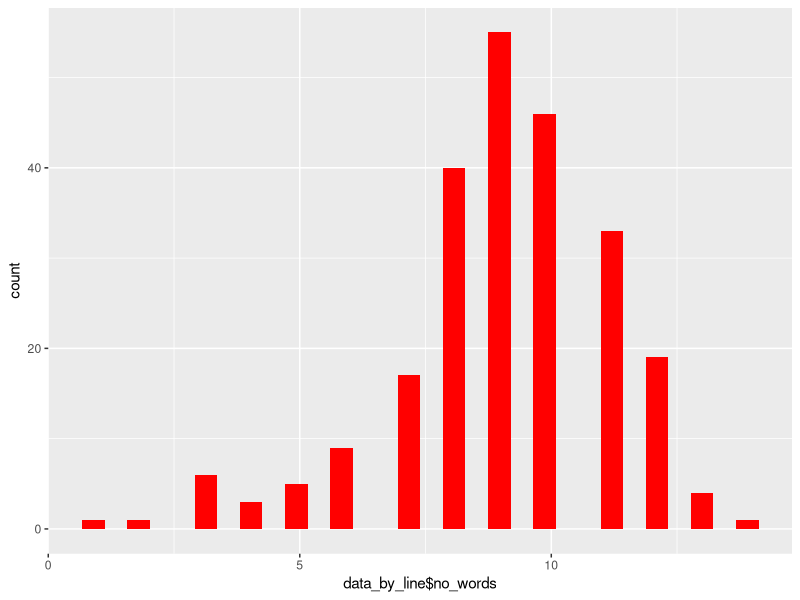
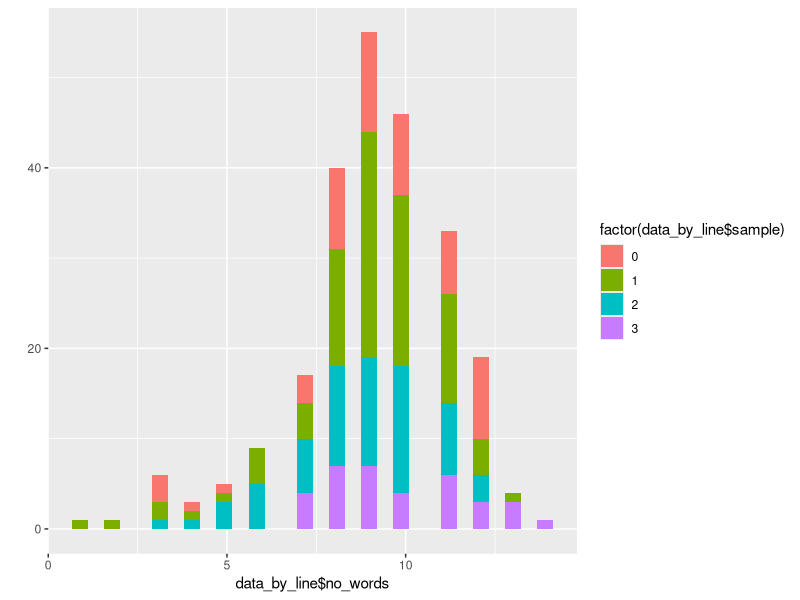
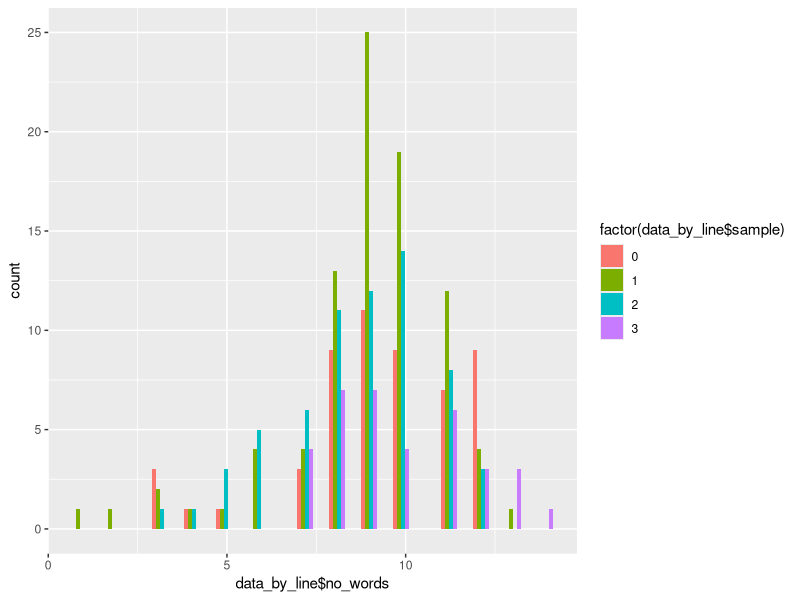
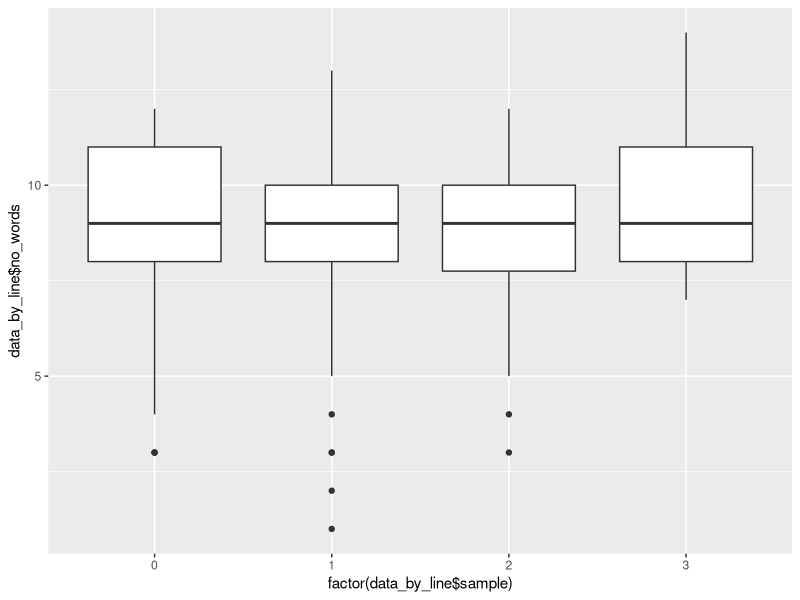
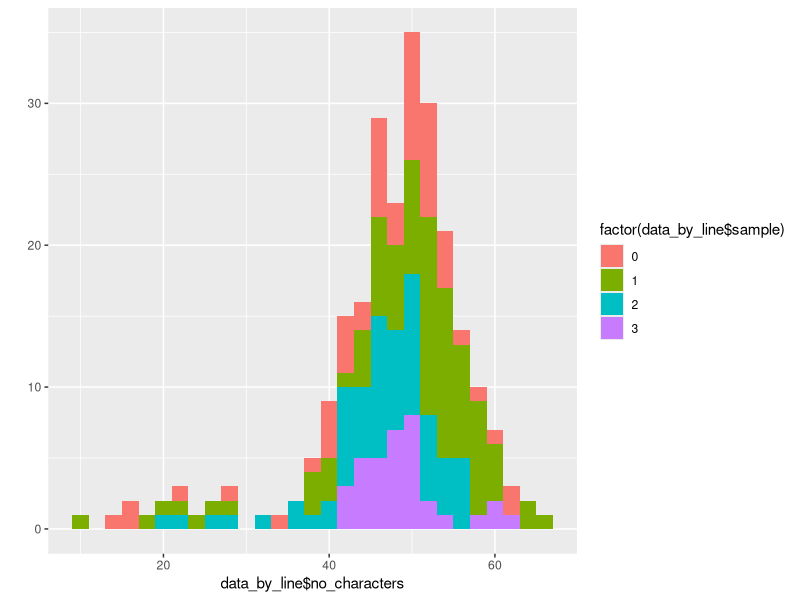
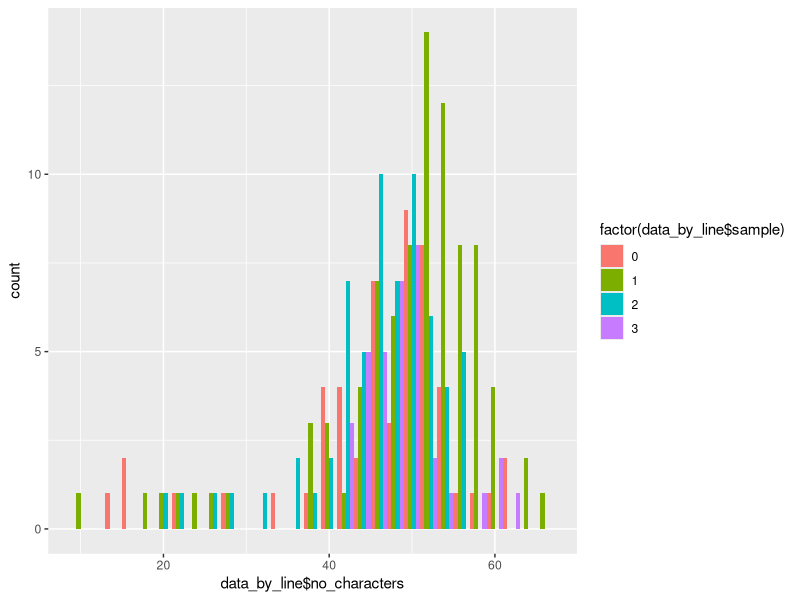
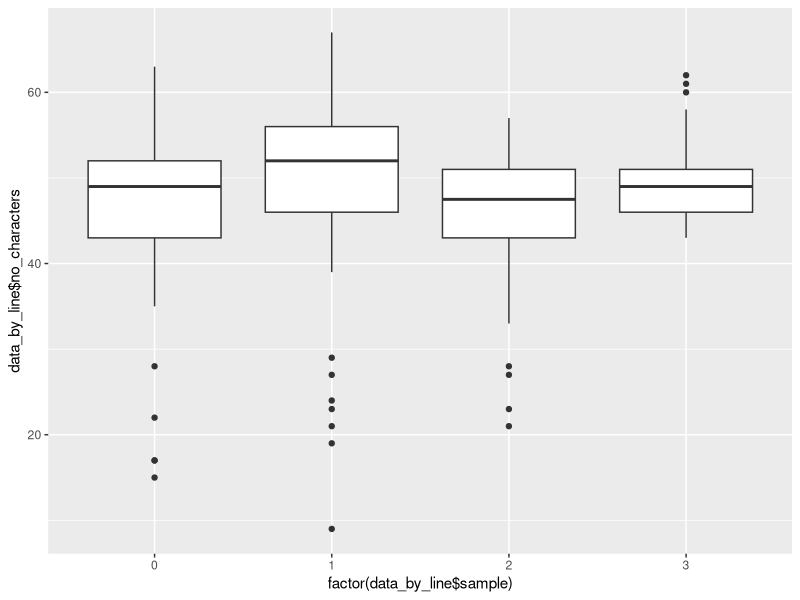
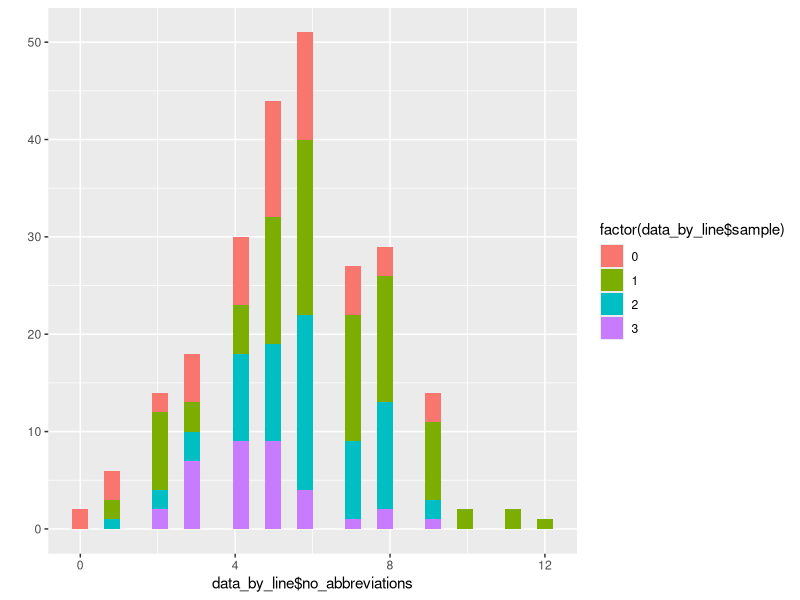

Source code (R) for these figures, in order:
# Balduin Landolt, 2019
# License: AGPL (see file `LICENSE-AGPL` in project root)


# set working directory
# setwd() # adjust to set working dir
getwd()

# load package
library(ggplot2)


# read data from file
page_overview = read.csv("../tmp_data/page_overview.csv")
head(page_overview)
data_by_line = read.csv("../tmp_data/data_by_line.csv")
head(data_by_line)


page_overview$s_fact = as.factor(page_overview$sample)
page_overview$abbreviations_per_word = page_overview$no_abbreviations/page_overview$no_words
page_overview$abbreviations_per_line = page_overview$no_abbreviations/page_overview$no_lines
page_overview$abbreviations_per_page = page_overview$no_abbreviations/page_overview$no_pages
page_overview$abbreviations_per_100chars = page_overview$no_abbreviations/page_overview$no_characters*1000
page_overview$lines_per_page = page_overview$no_lines/page_overview$no_pages
page_overview$chars_per_page = page_overview$no_characters/page_overview$no_pages
page_overview$chars_per_line = page_overview$no_characters/page_overview$no_lines



# plot words per line
ggplot(data_by_line, aes(data_by_line$no_words)) + geom_histogram(fill="red")
qplot(data_by_line$no_words, geom="histogram", fill=factor(data_by_line$sample))
ggplot(data_by_line, aes(data_by_line$no_words, fill=factor(data_by_line$sample))) + geom_histogram(position = "dodge")
ggplot(data_by_line, aes(y=data_by_line$no_words, x=factor(data_by_line$sample))) + geom_boxplot()


# plot characters per line
qplot(data_by_line$no_characters, geom="histogram", fill=factor(data_by_line$sample))
ggplot(data_by_line, aes(data_by_line$no_characters, fill=factor(data_by_line$sample))) + geom_histogram(position = "dodge")
ggplot(data_by_line, aes(y=data_by_line$no_characters, x=factor(data_by_line$sample))) + geom_boxplot()


# plot abbreviations per line
qplot(data_by_line$no_abbreviations, geom="histogram", fill=factor(data_by_line$sample))
ggplot(data_by_line, aes(data_by_line$no_abbreviations, fill=factor(data_by_line$sample))) +
  geom_histogram(position = "dodge", bins = max(data_by_line$no_abbreviations))
ggplot(data_by_line, aes(data_by_line$no_abbreviations, fill=factor(data_by_line$sample))) +
  geom_density(fill="red", adjust=0.65) 
ggplot(data_by_line, aes(data_by_line$no_abbreviations, fill=factor(data_by_line$sample))) +
  geom_density(alpha=0.5, adjust=0.65) 
ggplot(data_by_line, aes(y=data_by_line$no_abbreviations, x=factor(data_by_line$sample))) + geom_boxplot()



